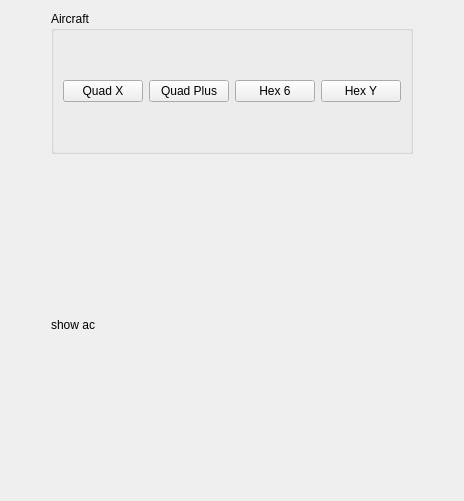
         <widget class="QWidget" name="tab_Mix_Out">
          <attribute name="title">
           <string>Mixing and Output</string>
          </attribute>
          <layout class="QGridLayout" name="gridLayout_7">
           <item row="0" column="2">
            <spacer name="horizontalSpacer_4">
             <property name="orientation">
              <enum>Qt::Horizontal</enum>
             </property>
             <property name="sizeHint" stdset="0">
              <size>
               <width>40</width>
               <height>20</height>
              </size>
             </property>
            </spacer>
           </item>
           <item row="0" column="0">
            <spacer name="horizontalSpacer_5">
             <property name="orientation">
              <enum>Qt::Horizontal</enum>
             </property>
             <property name="sizeHint" stdset="0">
              <size>
               <width>40</width>
               <height>20</height>
              </size>
             </property>
            </spacer>
           </item>
           <item row="2" column="1">
            <widget class="QLabel" name="lbl_show_ac">
             <property name="minimumSize">
              <size>
               <width>335</width>
               <height>250</height>
              </size>
             </property>
             <property name="maximumSize">
              <size>
               <width>250</width>
               <height>250</height>
              </size>
             </property>
             <property name="text">
              <string>show ac</string>
             </property>
            </widget>
           </item>
           <item row="2" column="2">
            <spacer name="horizontalSpacer_7">
             <property name="orientation">
              <enum>Qt::Horizontal</enum>
             </property>
             <property name="sizeHint" stdset="0">
              <size>
               <width>40</width>
               <height>20</height>
              </size>
             </property>
            </spacer>
           </item>
           <item row="0" column="1">
            <widget class="QGroupBox" name="groupBox_aircraft">
             <property name="minimumSize">
              <size>
               <width>340</width>
               <height>0</height>
              </size>
             </property>
             <property name="title">
              <string>Aircraft</string>
             </property>
             <layout class="QVBoxLayout" name="verticalLayout_6">
              <item>
               <spacer name="verticalSpacer_7">
                <property name="orientation">
                 <enum>Qt::Vertical</enum>
                </property>
                <property name="sizeHint" stdset="0">
                 <size>
                  <width>20</width>
                  <height>40</height>
                 </size>
                </property>
               </spacer>
              </item>
              <item>
               <layout class="QHBoxLayout" name="horizontalLayout_3">
                <item>
                 <widget class="QPushButton" name="btn_quadx">
                  <property name="text">
                   <string>Quad X</string>
                  </property>
                 </widget>
                </item>
                <item>
                 <widget class="QPushButton" name="btn_quadplus">
                  <property name="text">
                   <string>Quad Plus</string>
                  </property>
                 </widget>
                </item>
                <item>
                 <widget class="QPushButton" name="btn_hex6">
                  <property name="text">
                   <string>Hex 6</string>
                  </property>
                 </widget>
                </item>
                <item>
                 <widget class="QPushButton" name="btn_hexy">
                  <property name="text">
                   <string>Hex Y</string>
                  </property>
                 </widget>
                </item>
               </layout>
              </item>
              <item>
               <spacer name="verticalSpacer_8">
                <property name="orientation">
                 <enum>Qt::Vertical</enum>
                </property>
                <property name="sizeHint" stdset="0">
                 <size>
                  <width>20</width>
                  <height>40</height>
                 </size>
                </property>
               </spacer>
              </item>
             </layout>
            </widget>
           </item>
           <item row="2" column="0">
            <spacer name="horizontalSpacer_6">
             <property name="orientation">
              <enum>Qt::Horizontal</enum>
             </property>
             <property name="sizeHint" stdset="0">
              <size>
               <width>40</width>
               <height>20</height>
              </size>
             </property>
            </spacer>
           </item>
           <item row="1" column="1">
            <spacer name="verticalSpacer_9">
             <property name="orientation">
              <enum>Qt::Vertical</enum>
             </property>
             <property name="sizeHint" stdset="0">
              <size>
               <width>20</width>
               <height>40</height>
              </size>
             </property>
            </spacer>
           </item>
           <item row="3" column="1">
            <spacer name="verticalSpacer_10">
             <property name="orientation">
              <enum>Qt::Vertical</enum>
             </property>
             <property name="sizeHint" stdset="0">
              <size>
               <width>20</width>
               <height>40</height>
              </size>
             </property>
            </spacer>
           </item>
          </layout>
         </widget>
